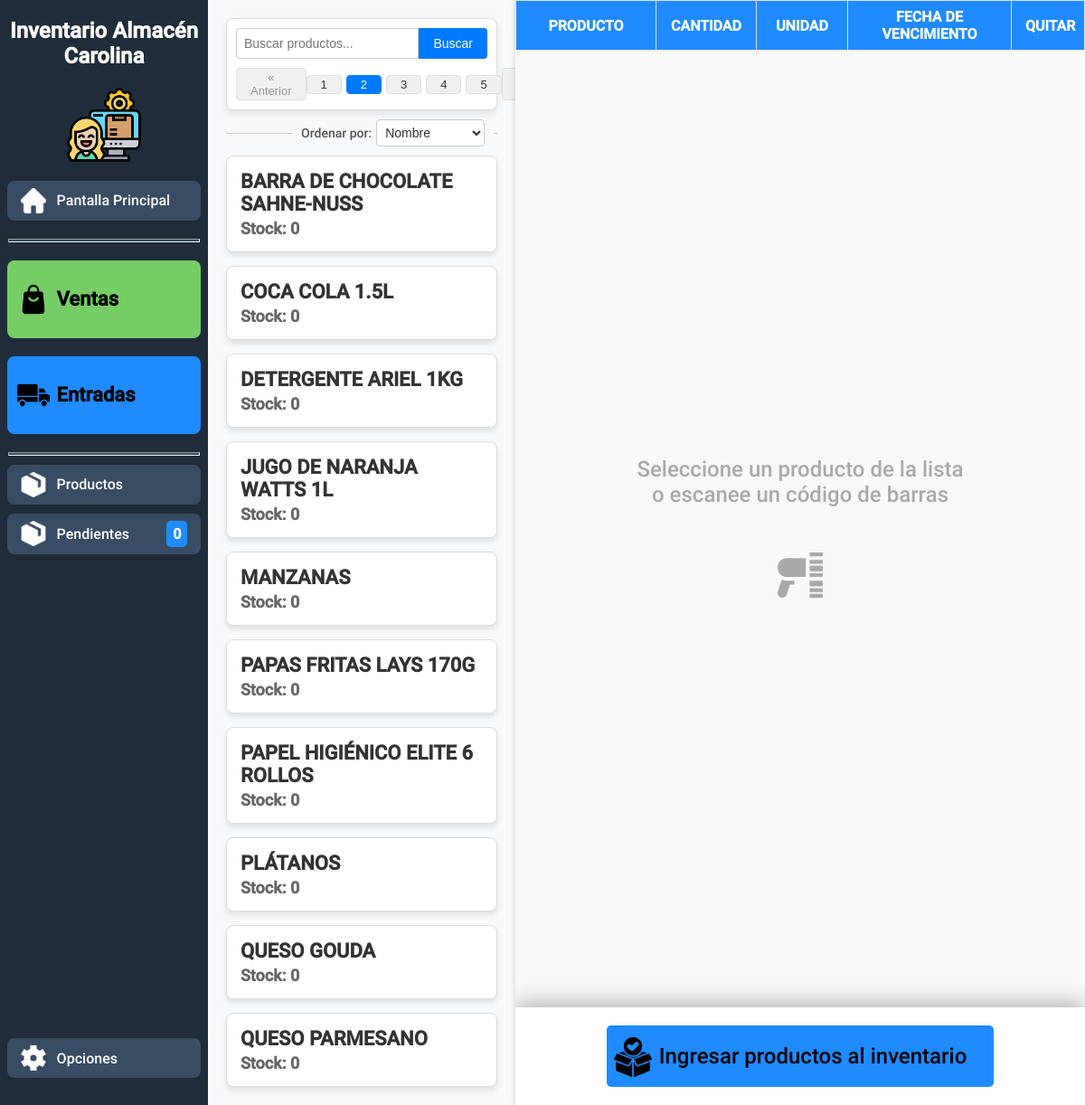
The page /modulo_entradas.php on the database as committed earlier.
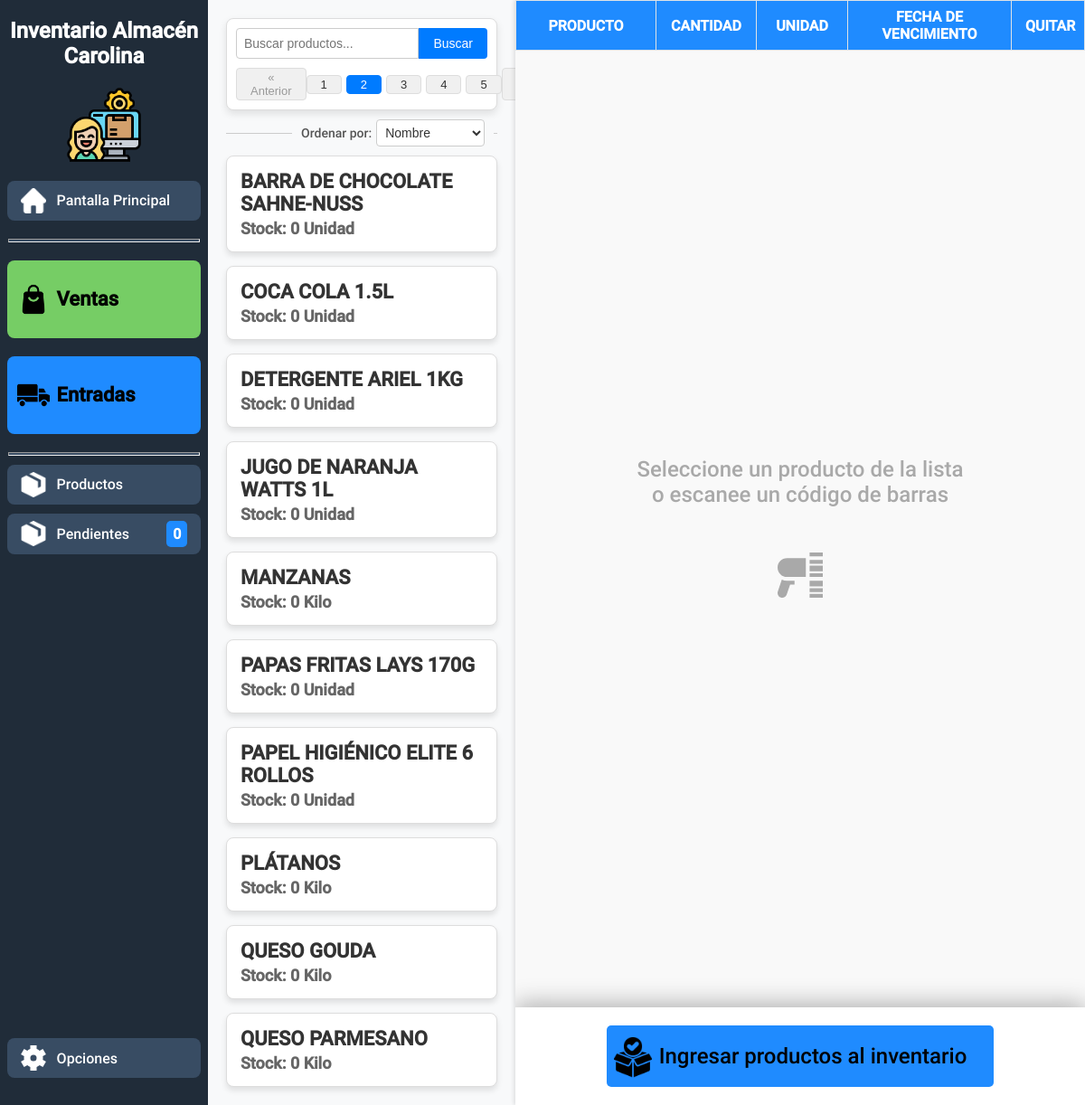
The same page on the database as committed later.
### tables this page shows
CREATE TABLE producto (
    id_producto INT UNSIGNED NOT NULL AUTO_INCREMENT,
    nombre_producto VARCHAR(250) NOT NULL,
    total_vendidos BIGINT UNSIGNED DEFAULT 0, 
    stock_minimo INT UNSIGNED DEFAULT 5,
    codigo_de_barra VARCHAR(20),
    tiempo_alerta_vencimiento INT UNSIGNED DEFAULT 15,
    activo CHAR(1) NOT NULL DEFAULT 1,
    requiere_fecha_vencimiento CHAR(1) NOT NULL DEFAULT 1,
    por_registrar CHAR(1) NOT NULL DEFAULT 0,
     
    id_unidad INT UNSIGNED NOT NULL,
    PRIMARY KEY (id_producto)
);

### includes/modulo_entradas/lista_productos_modelo.php (called while the page is built, shortened)
<?php
function obtener_productos(object $pdo, string $busqueda, int $limite, int $offset)
{
    $consulta = "
        SELECT
            p.id_producto,
            p.nombre_producto,
            p.stock_minimo,
            p.codigo_de_barra,
            p.tiempo_alerta_vencimiento,
            u.nombre_unidad,
            pr.precio,
            c.costo
        FROM producto p
        LEFT JOIN unidad_de_medida u ON p.id_unidad = u.id_unidad
        LEFT JOIN precio pr ON p.id_producto = pr.id_producto
        LEFT JOIN costo c ON p.id_producto = c.id_producto
        WHERE LOWER(p.nombre_producto) LIKE LOWER(:busqueda)
        ORDER BY p.nombre_producto
        LIMIT :limite OFFSET :offset
        ;";
    $stmt = $pdo->prepare($consulta);
    $stmt->bindValue(":busqueda", "%$busqueda%", PDO::PARAM_STR);
    $stmt->bindValue(":limite", $limite, PDO::PARAM_INT);
    $stmt->bindValue(":offset", $offset, PDO::PARAM_INT);
    $stmt->execute();
    $productos = $stmt->fetchAll(PDO::FETCH_ASSOC);
    $consulta = "SELECT COUNT(*) AS total FROM producto WHERE LOWER(nombre_producto) LIKE LOWER(:busqueda);";
    $stmt = $pdo->prepare($consulta);
    $stmt->bindValue(":busqueda", "%$busqueda%", PDO::PARAM_STR);
    $stmt->execute();
    $total_items = $stmt->fetch(PDO::FETCH_ASSOC)["total"];
    $total_pages = ceil($total_items / $limite);
    return [
        "productos" => $productos,
        "total_items" => $total_items,
        "total_pages" => $total_pages
    ];
}

### includes/modulo_entradas/lista_productos.php (called while the page is built, shortened)
<?php
$search = $_GET['busqueda'] ?? '';
$page = $_GET['page'] ?? 1;
$itemsPerPage = 20;
$offset = ($page - 1) * $itemsPerPage;
try {
    require_once "includes/db.php";
    require_once "includes/modulo_entradas/lista_productos_modelo.php";
    require_once "includes/modulo_entradas/lista_productos_vista.php";
    $resul = obtener_productos($pdo, $search, $itemsPerPage, $offset);
} catch (\Throwable $th) {
}

### includes/modulo_entradas/lista_productos_vista.php (the view, shortened to what this page needs)
<?php
function insertar_productos($productos) {
    foreach ($productos as $producto) {
        [
            'id_producto'       => $id_producto,
            'nombre_producto'   => $nombre_producto,
            'stock_actual'      => $stock_actual,
            'stock_minimo'      => $stock_minimo,
            'codigo_de_barra'   => $codigo_de_barra,
            'requiere_fecha_vencimiento' => $requiere_fecha_vencimiento,
            'nombre_unidad'     => $nombre_unidad,
        ] = $producto;
        if($nombre_unidad === "Unidad") {
            $stock_actual = (int) $stock_actual;
        }
        echo "
            <div class='product-item' onclick=\"agregar_a_tabla($id_producto, '$nombre_producto', '$nombre_unidad', $requiere_fecha_vencimiento);\">
                <div class='product-name'>$nombre_producto</div>
                <span class='stock'>Stock: $stock_actual $nombre_unidad</span>
            </div>
        ";
    }
}

Rows that differ between the two databases and show on the page:
changed producto (number 1 of 10 on the later page): nombre_unidad (not shown) → "Unidad"
changed producto (number 2 of 10 on the later page): nombre_unidad (not shown) → "Unidad"
changed producto (number 3 of 10 on the later page): nombre_unidad (not shown) → "Unidad"
changed producto (number 4 of 10 on the later page): nombre_unidad (not shown) → "Unidad"
shown differently, row unchanged: producto (number 5 of 10 on the later page): nombre_unidad (not shown) → "Kilo"
changed producto (number 6 of 10 on the later page): nombre_unidad (not shown) → "Unidad"
changed producto (number 7 of 10 on the later page): nombre_unidad (not shown) → "Unidad"
shown differently, row unchanged: producto (number 8 of 10 on the later page): nombre_unidad (not shown) → "Kilo"
changed producto (number 9 of 10 on the later page): nombre_unidad (not shown) → "Kilo"
changed producto (number 10 of 10 on the later page): nombre_unidad (not shown) → "Kilo"
